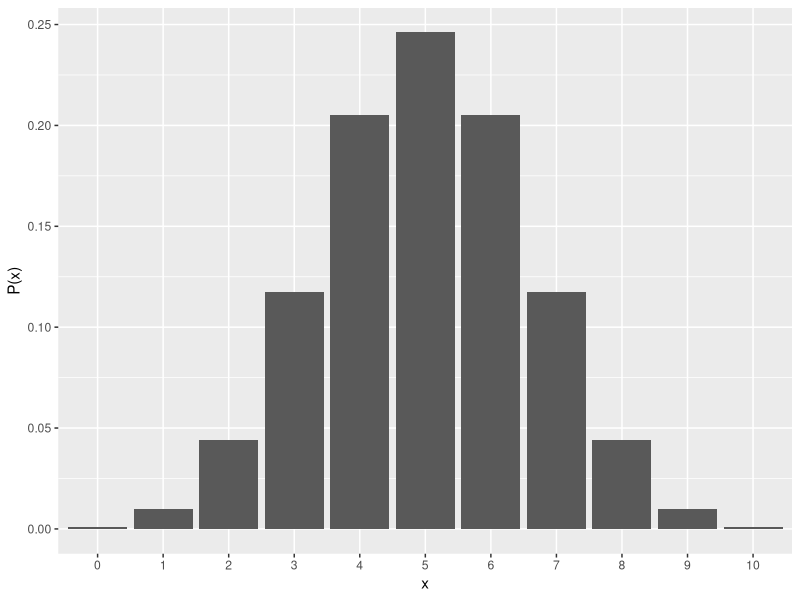
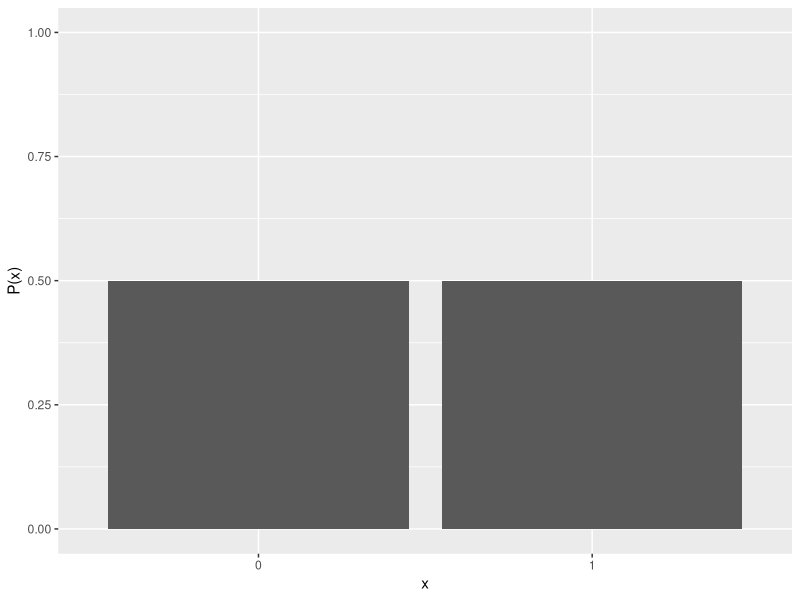
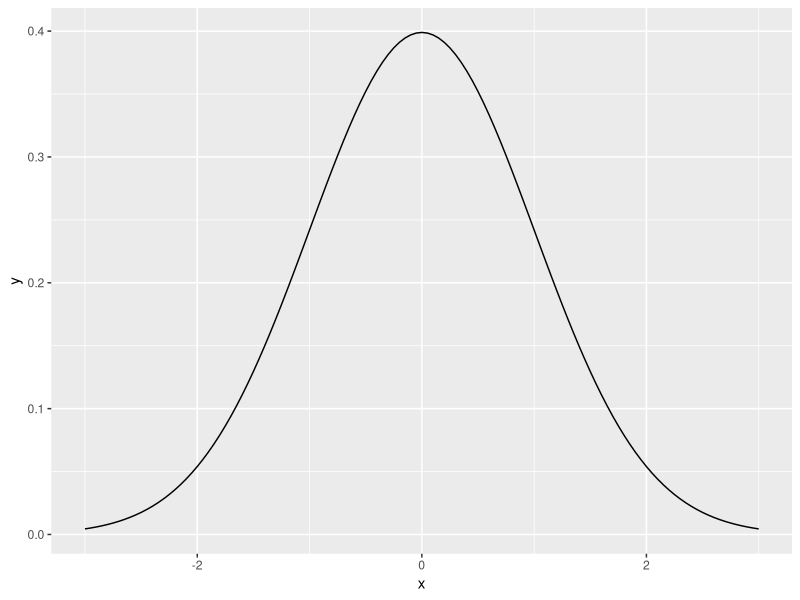
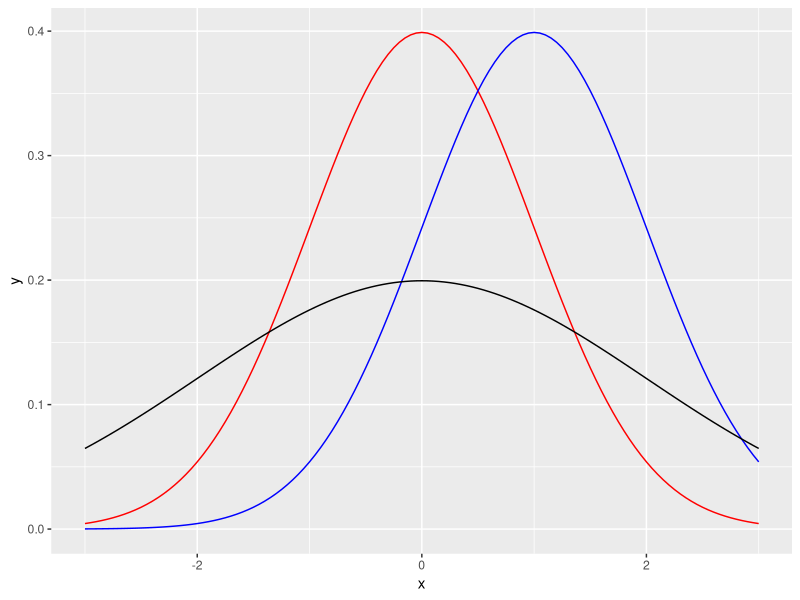
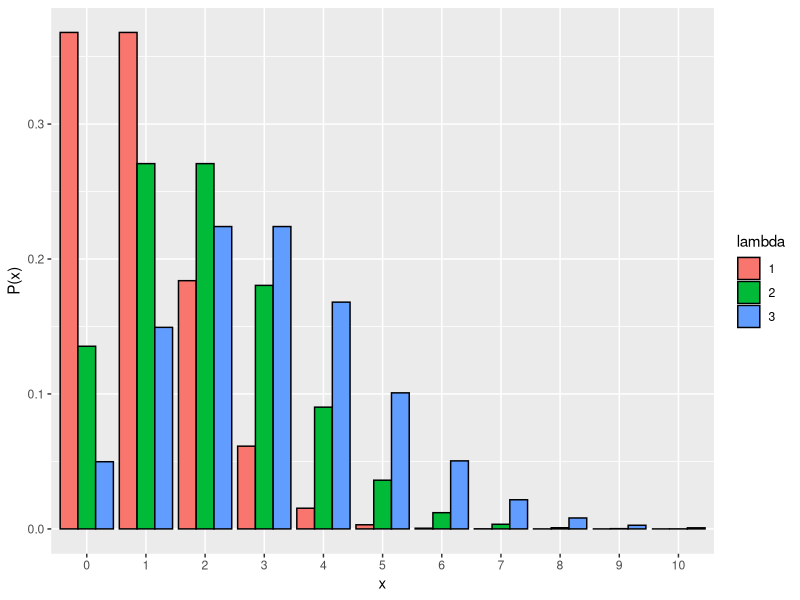
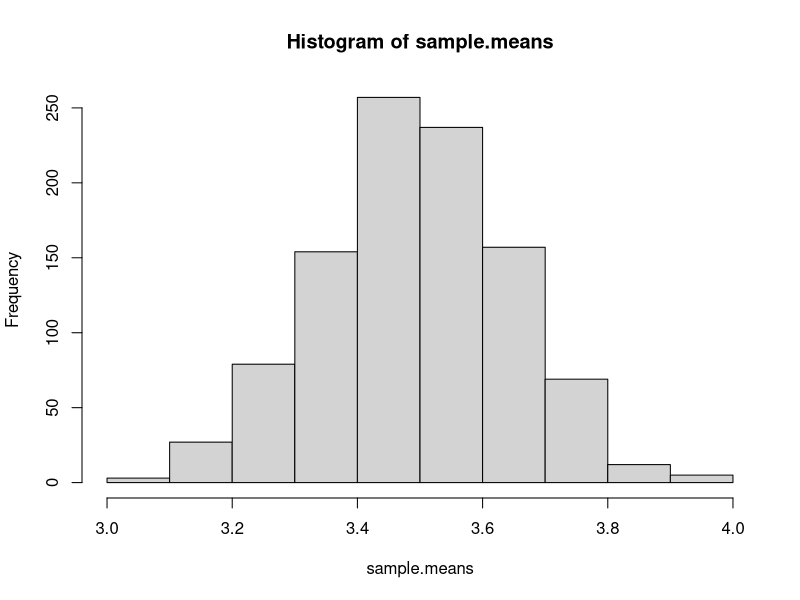
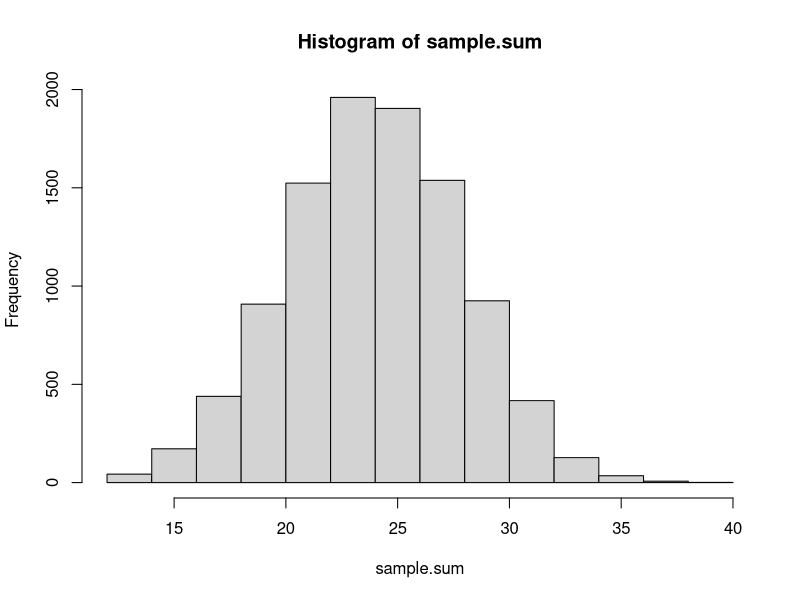
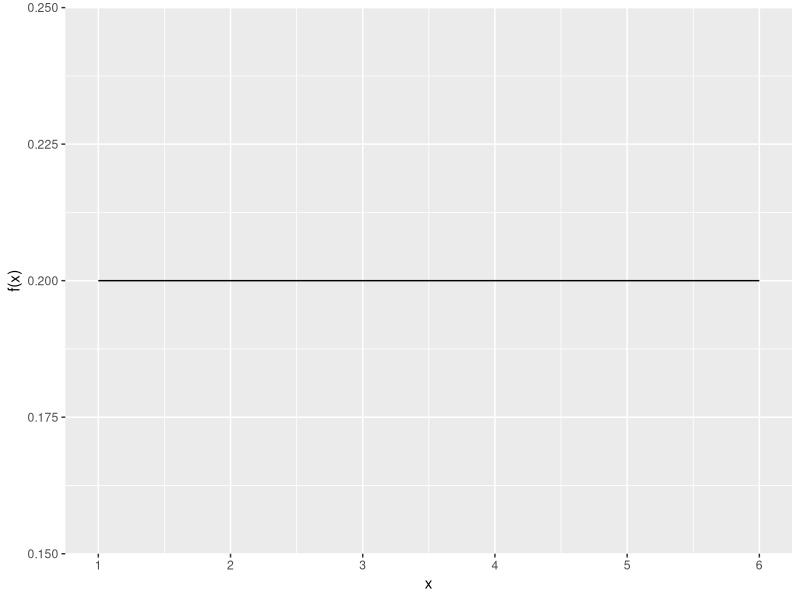

The R source for these figures, in order:
## ---- chunk 1

knitr::opts_chunk$set(echo = TRUE)
set.seed(1)
library(ggplot2)
## ---- chunk 2
set.seed(1)
## ---- chunk 3

#xは確率変数（コインの例でいうと表が出た回数）、sizeは試行回数（コインの例でいうとコインを投げた回数）、
dbinom(x=6, size=10, prob=0.5)

#上の式n, x, pに実際に値を入れて計算する。dbinom()関数を使った場合と結果が一致することを確認しよう。
choose(10, 6) * 0.5^6 * (1 - 0.5) ^4

## ---- chunk 4

dbinom(x=0:10, size=10, prob=0.5)

## ---- chunk 5

d_plot = data.frame(x=0:10, p=dbinom(x=0:10, size=10, prob=0.5))

p = ggplot2::ggplot() + 
  ggplot2::geom_bar(data = d_plot, aes(x = factor(x), y = p), stat="identity") + 
  labs(y= "P(x)", x= "x")
p
## ---- chunk 6

#E(x) = nq
10*0.5

#Var(x) = nq(1-q)
10*0.5*(1-0.5)

## ---- chunk 7

dbinom(x=0:1, size=1, prob=0.5) #表が出る確率0.5のコインを投げた時に、表が出ない時の確率と表が出る時の確率が出力される。
dbinom(x=0:1, size=1, prob=1/6)#ある目が出る確率1/6のサイコロを振った時に、その目以外が出る確率とその目が出る確率が出力される。

## ---- chunk 8

d_plot = data.frame(x=0:1, p=dbinom(x=0:1, size=1, prob=0.5))

p = ggplot2::ggplot() + 
  ggplot2::geom_bar(data = d_plot, aes(x = factor(x), y = p), stat="identity") + 
  ylim(c(0, 1)) + 
  labs(y= "P(x)", x= "x")
p
## ---- chunk 9

x = seq(-3, 3, 0.05) # -3から3まで0.05刻みで数字の連続を作る
y = dnorm(x=x, mean=0, sd=1) #平均0、標準偏差1の正規分布の確率を算出する
dat_norm = data.frame(x = x, y = y)

p = ggplot2::ggplot() + 
  ggplot2::geom_line(data = dat_norm, aes(x = x, y = y))
p

## ---- chunk 10

dnorm(x = 0, mean = 0, sd = 1)  # 平均0、標準偏差1に従う正規分布 

## ---- chunk 11

pnorm(q = 0, mean = 0, sd = 1) #-∞からqの値までの範囲を求めてくれる。

## ---- chunk 12

x = seq(-3, 3, 0.05)

y_1 = dnorm(x=x, mean=0, sd=1) 
y_2 = dnorm(x=x, mean=1, sd=1) 
y_3 = dnorm(x=x, mean=0, sd=2) 


dat_norm_1 = data.frame(x = x, y = y_1)
dat_norm_2 = data.frame(x = x, y = y_2)
dat_norm_3 = data.frame(x = x, y = y_3)

p = ggplot2::ggplot() + 
  ggplot2::geom_line(data = dat_norm_1, aes(x = x, y = y), color="red")+
  ggplot2::geom_line(data = dat_norm_2, aes(x = x, y = y), color= "blue")+
  ggplot2::geom_line(data = dat_norm_3, aes(x = x, y = y), color="black")
p


## ---- chunk 13
pois_1 = data.frame(x=seq(0,10), p=dpois(seq(0,10), lambda=1), lambda=1)
pois_2 = data.frame(x=seq(0,10), p=dpois(seq(0,10), lambda=2), lambda=2)
pois_3 = data.frame(x=seq(0,10), p=dpois(seq(0,10), lambda=3), lambda=3)
pois = rbind(pois_1, pois_2, pois_3)

ggplot() +
  ggplot2::geom_bar(data = pois, aes(x=factor(x), y=p, fill=factor(lambda)), stat="identity", color = "black", position = "dodge") + 
  labs(y= "P(x)", x = "x", fill = "lambda")
## ---- chunk 14

rnorm(n = 10, mean = 0, sd = 1) #平均0、標準偏差1に従う正規分布から乱数を10個生成する

## ---- chunk 15

dnorm(x = 0.5, mean = 0, sd = 1)  # 平均0、標準偏差1に従う正規分布 で、x=0.5のときの確率密度を求める（確率密度の値であって、確率そのものではないので注意）

## ---- chunk 16
qnorm(p = 0.5, mean = 0, sd = 1)  # 平均0、標準偏差1に従う正規分布 で、p ≤ 0.5の確率となるときの確率変数の値を求める

## ---- chunk 17

pnorm(q = 1, mean = 0, sd = 1)  # 平均0、標準偏差1に従う正規分布 で、x ≤ 1の確率を求める

## ---- chunk 18
X = round(runif(n = 100, min = 1, max = 6),0)
mean(X)
## ---- chunk 19
sample.means = sapply(c(1:1000), function(x) {mean(round(runif(n = 100,min=1,max=6),0))} )

hist(sample.means)
## ---- chunk 20
#サイコロを7回振ってその合計を求める。これを10,000回行ったときの出目の合計値の分布

sample.sum = sapply(c(1:10000), function(x) {sum(round(runif(n = 7,min=1,max=6),0))} )#sum()はカッコ内のベクトルの要素を足し合わせる関数

hist(sample.sum)

## ---- chunk 21
unif = data.frame(x=seq(1, 6, 0.1), f = dunif(seq(1, 6, 0.1), min = 1, max = 6))

ggplot() +
  ggplot2::geom_line(data = unif, aes(x = x, y = f)) + 
  scale_x_continuous(breaks = 1:6) +
  labs(y= "f(x)", x = "x")
## ---- chunk 22
exp_1 = data.frame(x = seq(0,3, 0.1), f = dexp(seq(0,3, 0.1), rate = 0.5), rate = 0.5)
exp_2 = data.frame(x = seq(0,3, 0.1), f = dexp(seq(0,3, 0.1), rate = 1), rate = 1)
exp_3 = data.frame(x = seq(0,3, 0.1), f = dexp(seq(0,3, 0.1), rate = 2), rate = 2)
exp = rbind(exp_1, exp_2, exp_3)

ggplot() +
  ggplot2::geom_line(data = exp, aes(x = x, y = f, colour = factor(rate), linetype = factor(rate))) + 
  labs(y = "f(x)", x = "x", colour = "rate", linetype = "rate")
## ---- chunk 23
lnorm_1 = data.frame(x=seq(0,5, 0.1), f = dlnorm(seq(0, 5, 0.1), meanlog = 0, sdlog = 1), par = "mean=0, sd = 1")
lnorm_2 = data.frame(x=seq(0,5, 0.1), f = dlnorm(seq(0, 5, 0.1), meanlog = 0.5, sdlog = 1), par = "mean=0.5, sd = 1")
lnorm_3 = data.frame(x=seq(0,5, 0.1), f = dlnorm(seq(0, 5, 0.1), meanlog = 0, sdlog = 2), par = "mean=0, sd = 2")
lnorm = rbind(lnorm_1, lnorm_2, lnorm_3)

ggplot() +
  ggplot2::geom_line(data = lnorm, aes(x = x, y = f, colour = factor(par), linetype = factor(par))) + 
  labs(y = "f(x)", x = "x", colour = "par", linetype = "par")
## ---- chunk 24
#サイコロを7回振って、それぞれの値で掛け算をする。これを10,000回行ったときの出目の合計値の分布

sample.prod = sapply(c(1:10000), function(x) {prod(round(runif(n = 7,min = 1,max = 6),0))} ) #prod()はカッコ内のベクトルの要素をかけ合わせる関数

hist(sample.prod)

## ---- chunk 25
sample.prod_2 = log(sample.prod)
hist(sample.prod_2)

## ---- chunk 26
nbinom_1 = data.frame(x = 0:10, p = dnbinom(0:10, size = 3, prob = 0.2), q = 0.2)
nbinom_2 = data.frame(x = 0:10, p = dnbinom(0:10, size = 3, prob = 0.5), q = 0.5)
nbinom_3 = data.frame(x = 0:10, p = dnbinom(0:10, size = 3, prob = 0.6), q = 0.6)
nbinom = rbind(nbinom_1, nbinom_2, nbinom_3)

ggplot() +
  ggplot2::geom_bar(data = nbinom, aes(x = factor(x), y = p, fill = factor(q)), color = "black", stat = "identity", position = "dodge") + 
  labs(y = "p(x)", x = "number of failure", fill = "q", title = "number of success = 3")
## ---- chunk 27
geom_1 = data.frame(x = 0:10, p = dgeom(0:10, prob = 0.2), q = 0.2)
geom_2 = data.frame(x = 0:10, p = dgeom(0:10, prob = 0.5), q = 0.5)
geom_3 = data.frame(x = 0:10, p = dgeom(0:10, prob = 0.6), q = 0.6)
geom = rbind(geom_1, geom_2, geom_3)

ggplot() +
  ggplot2::geom_bar(data = geom, aes(x = factor(x), y = p, fill = factor(q)), color = "black", stat = "identity", position = "dodge") + 
  labs(y = "p(x)", x = "x", fill = "q")
## ---- chunk 28

dat_cauchy_1 = data.frame(x = seq(-6, 6, 0.01), 
                        y= dcauchy(x = seq(-6, 6, 0.01), location = 0, scale = 1), 
                        scale = "1")

dat_cauchy2 = data.frame(x = seq(-6, 6, 0.01), 
                        y= dcauchy(x = seq(-6, 6, 0.01), location = 0, scale = 3), 
                        scale = "3")

dat_cauchy = rbind(dat_cauchy_1, dat_cauchy2)

ggplot() + 
  geom_line(data = dat_cauchy, aes(x = x, y = y, linetype = scale)) + xlim(-6,6) + labs(x = "y", y = "density") 


## ---- chunk 29

d_cauchy = rcauchy(n = 100, location = 0, scale = 1) #location = 0, scale = 1のコーシー分布から乱数を100個生成する

mean(d_cauchy)
median(d_cauchy)
sd(d_cauchy)

## ---- chunk 30

d_cauchy = rcauchy(n = 100, location = 0, scale = 1) + 
rcauchy(n = 100, location = 0, scale = 1) + 
rcauchy(n = 100, location = 0, scale = 1) + 
rcauchy(n = 100, location = 0, scale = 1) + 
rcauchy(n = 100, location = 0, scale = 1) 

hist(d_cauchy)
